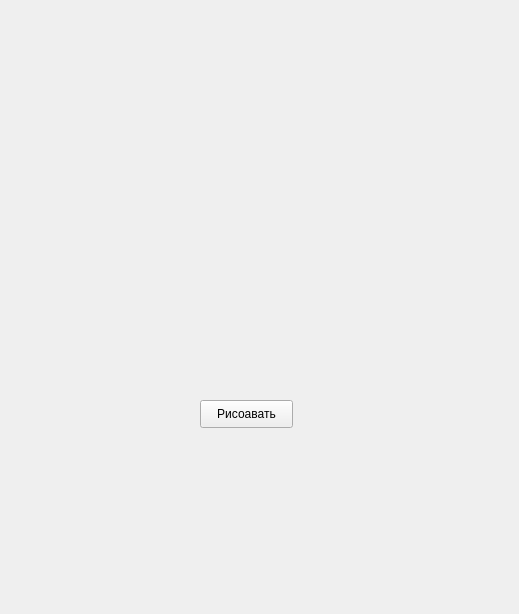
<?xml version="1.0" encoding="UTF-8"?>
<ui version="4.0">
 <class>Form</class>
 <widget class="QWidget" name="Form">
  <property name="geometry">
   <rect>
    <x>0</x>
    <y>0</y>
    <width>519</width>
    <height>614</height>
   </rect>
  </property>
  <property name="windowTitle">
   <string>Form</string>
  </property>
  <widget class="QPushButton" name="pushButton">
   <property name="geometry">
    <rect>
     <x>200</x>
     <y>400</y>
     <width>93</width>
     <height>28</height>
    </rect>
   </property>
   <property name="text">
    <string>Рисоавать</string>
   </property>
  </widget>
 </widget>
 <resources/>
 <connections/>
</ui>
